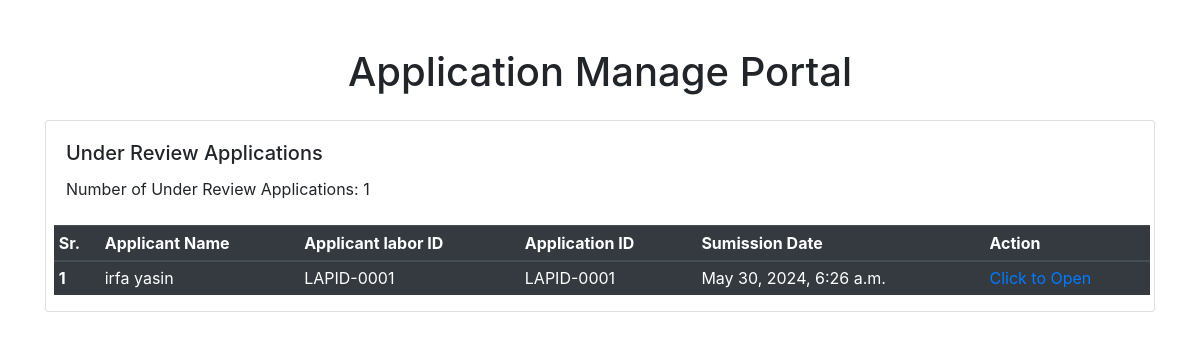
Before: /ceo/labor_application/ with the older database file.
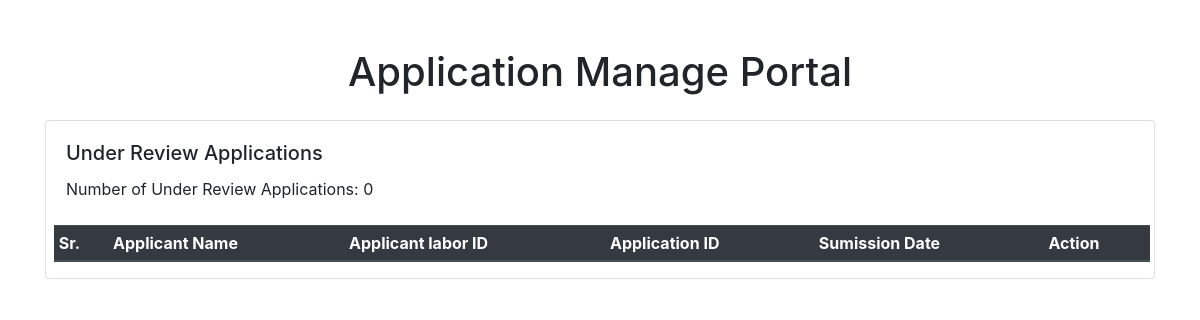
After: the same page with the newer database file.
### supervisor/models.py (models this page shows, shortened)
class Application(models.Model):
    STATUS_CHOICES = [
        ('save', 'Saved'),
        ('submitted', 'Submitted'),
        ('under_review', 'Under Review'),
        ('approved', 'Approved'),
        ('rejected', 'Rejected'),
    ]
    labor = models.ForeignKey(Labor, on_delete=models.CASCADE, related_name="applications")
    title = models.CharField(max_length=255)
    app_id = models.CharField(max_length=10,  verbose_name="Application ID")
    description = models.TextField()
    date_submitted = models.DateTimeField(auto_now_add=True)
    status = models.CharField(max_length=20, choices=STATUS_CHOICES, default='save')
    def save(self, *args, **kwargs):
        if not self.app_id:
            self.app_id = self.generate_application_id()
        super(Application, self).save(*args, **kwargs)
    class Meta:
        verbose_name_plural = "Applications"

### labor/models.py (models this page shows, shortened)
class Labor(models.Model):
    POST_CHOICES = [
        ('labor', 'Labor'),
        ('supervisor', 'Supervisor'),
        ('ceo', 'CEO'),
    ]
    GENDER_CHOICES = [
        ('M', 'Male'),
        ('F', 'Female'),
        ('O', 'Other'),
    ]
    user = models.OneToOneField(User, on_delete=models.CASCADE, related_name='labors')
    labor_id = models.CharField(max_length=10, unique=True, editable=False, verbose_name="Labor ID")
    first_name = models.CharField(max_length=50, verbose_name="First Name")
    last_name = models.CharField(max_length=50, verbose_name="Last Name")
    cnic = models.CharField(max_length=13, unique=True, verbose_name="CNIC")
    phone = models.CharField(max_length=11, unique=True, verbose_name="Phone Number")
    gender = models.CharField(max_length=1, choices=GENDER_CHOICES, verbose_name="Gender")
    address = models.TextField(verbose_name="Address")
    post = models.CharField(max_length=10, choices=POST_CHOICES, verbose_name="Post", default = 'Labor')
    basic_pay = models.DecimalField(max_digits=10, decimal_places=2, verbose_name="Basic Pay")
    date_of_birth = models.DateField(verbose_name="Date of Birth")
    date_of_hire = models.DateField(verbose_name="Date of Hire", auto_now_add=True)
    def username(self):
        return f'{self.first_name} {self.last_name}'
    class Meta:
        verbose_name = "Labor"
        verbose_name_plural = "Labors"
        ordering = ['first_name', 'last_name']

### ceo/views.py (the view)
# urls.py: path('labor_application/', views.labor_applications_view, name='labor_application'),
def labor_applications_view(request):
    applications = Application.objects.filter(status='under_review')
    return render(request, 'ceo/applications_view.html', context={'applications':applications})

### ceo/templates/ceo/applications_view.html (shortened to what this page needs)
<!DOCTYPE html>
<html lang="en">
<head>
    <link href="https://maxcdn.bootstrapcdn.com/bootstrap/4.5.2/css/bootstrap.min.css" rel="stylesheet">
</head>
<body>
    <div class="container mt-5">
        <div class="row">
            <div class="col-12">
                <h1 class="text-center">Application Manage Portal</h1>
                <div class="card mt-4">
                    <div class="card-body">
                        <h5 class="card-title">Under Review Applications</h5>
                        <p class="card-text">Number of Under Review Applications: {{ applications|length }}</p>
                    </div>
                    <div class="mt-1 ml-2 mr-1">
                    <table class="table table-sm table-dark">
  <thead>
    <tr>
      <th scope="col">Sr.</th>
      <th scope="col">Applicant Name</th>
      <th scope="col">Applicant labor ID</th>
      <th scope="col">Application ID</th>
      <th scope="col">Sumission Date</th>
      <th scope="col">Action</th>
    </tr>
  </thead>
  <tbody>
  {% for app in applications %}
    <tr>
      <th scope="row">{{ forloop.counter }}</th>
      <td>{{ app.labor.username }}</td>
      <td>{{app.app_id}}</td>
      <td>{{ app.app_id }}</td>
      <td>{{ app.date_submitted }}</td>
      <td> <a href="{% url 'ceo:open_application' app.id %}"> Click to Open </a> </td>
    </tr>
  {% endfor %}
  </tbody>
</table>
</div>
                </div>
            </div>
        </div>
    </div>
</body>
</html>

Changed rows visible on the page:
no longer on this page (row edited): Application: labor.username "irfa yasin", app_id "LAPID-0001", date_submitted "May 30, 2024, 6:26 a.m."
Other visible differences:
{{ applications|length }}: "1" → "0"
